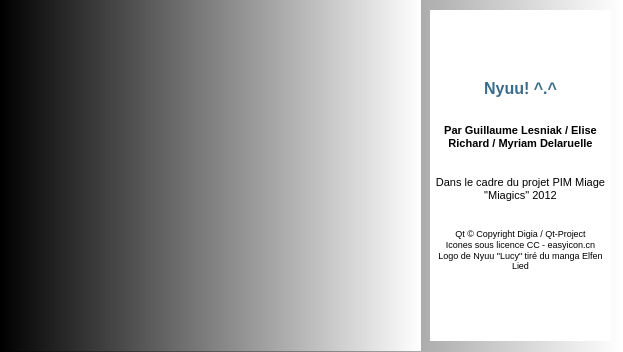
<?xml version="1.0" encoding="UTF-8"?>
<ui version="4.0">
 <class>AboutDialog</class>
 <widget class="QDialog" name="AboutDialog">
  <property name="geometry">
   <rect>
    <x>0</x>
    <y>0</y>
    <width>623</width>
    <height>352</height>
   </rect>
  </property>
  <property name="windowTitle">
   <string>A propos de Nyuu</string>
  </property>
  <property name="windowIcon">
   <iconset resource="Resources.qrc">
    <normaloff>:/App/Resources/NyuuLogo.gif</normaloff>:/App/Resources/NyuuLogo.gif</iconset>
  </property>
  <property name="styleSheet">
   <string notr="true">background-color: qlineargradient(spread:pad, x1:0, y1:0, x2:1, y2:0, stop:0 rgba(0, 0, 0, 255), stop:1 rgba(255, 255, 255, 255));</string>
  </property>
  <widget class="QLabel" name="label">
   <property name="geometry">
    <rect>
     <x>0</x>
     <y>0</y>
     <width>421</width>
     <height>351</height>
    </rect>
   </property>
   <property name="text">
    <string/>
   </property>
   <property name="pixmap">
    <pixmap resource="Resources.qrc">:/App/Resources/NyuuLogo2.png</pixmap>
   </property>
   <property name="scaledContents">
    <bool>true</bool>
   </property>
  </widget>
  <widget class="QLabel" name="label_2">
   <property name="geometry">
    <rect>
     <x>430</x>
     <y>10</y>
     <width>181</width>
     <height>331</height>
    </rect>
   </property>
   <property name="styleSheet">
    <string notr="true">background-color:white;</string>
   </property>
   <property name="text">
    <string>&lt;!DOCTYPE HTML PUBLIC &quot;-//W3C//DTD HTML 4.0//EN&quot; &quot;http://www.w3.org/TR/REC-html40/strict.dtd&quot;&gt;
&lt;html&gt;&lt;head&gt;&lt;meta name=&quot;qrichtext&quot; content=&quot;1&quot; /&gt;&lt;style type=&quot;text/css&quot;&gt;
p, li { white-space: pre-wrap; }
&lt;/style&gt;&lt;/head&gt;&lt;body style=&quot; font-family:'MS Shell Dlg 2'; font-size:8.25pt; font-weight:400; font-style:normal;&quot;&gt;
&lt;p align=&quot;center&quot; style=&quot; margin-top:0px; margin-bottom:0px; margin-left:0px; margin-right:0px; -qt-block-indent:0; text-indent:0px;&quot;&gt;&lt;span style=&quot; font-size:12pt; font-weight:600; color:#3a6b8a;&quot;&gt;Nyuu! ^.^&lt;/span&gt;&lt;/p&gt;
&lt;p align=&quot;center&quot; style=&quot;-qt-paragraph-type:empty; margin-top:0px; margin-bottom:0px; margin-left:0px; margin-right:0px; -qt-block-indent:0; text-indent:0px; font-size:8pt; font-weight:600;&quot;&gt;&lt;/p&gt;
&lt;p align=&quot;center&quot; style=&quot;-qt-paragraph-type:empty; margin-top:0px; margin-bottom:0px; margin-left:0px; margin-right:0px; -qt-block-indent:0; text-indent:0px; font-size:8pt; font-weight:600;&quot;&gt;&lt;/p&gt;
&lt;p align=&quot;center&quot; style=&quot; margin-top:0px; margin-bottom:0px; margin-left:0px; margin-right:0px; -qt-block-indent:0; text-indent:0px;&quot;&gt;&lt;span style=&quot; font-size:8pt; font-weight:600;&quot;&gt;Par Guillaume Lesniak / Elise Richard / Myriam Delaruelle&lt;/span&gt;&lt;/p&gt;
&lt;p align=&quot;center&quot; style=&quot;-qt-paragraph-type:empty; margin-top:0px; margin-bottom:0px; margin-left:0px; margin-right:0px; -qt-block-indent:0; text-indent:0px; font-size:8pt; font-weight:600;&quot;&gt;&lt;/p&gt;
&lt;p align=&quot;center&quot; style=&quot;-qt-paragraph-type:empty; margin-top:0px; margin-bottom:0px; margin-left:0px; margin-right:0px; -qt-block-indent:0; text-indent:0px; font-size:8pt; font-weight:600;&quot;&gt;&lt;/p&gt;
&lt;p align=&quot;center&quot; style=&quot; margin-top:0px; margin-bottom:0px; margin-left:0px; margin-right:0px; -qt-block-indent:0; text-indent:0px;&quot;&gt;&lt;span style=&quot; font-size:8pt;&quot;&gt;Dans le cadre du projet PIM Miage &amp;quot;Miagics&amp;quot; 2012&lt;/span&gt;&lt;/p&gt;
&lt;p align=&quot;center&quot; style=&quot;-qt-paragraph-type:empty; margin-top:0px; margin-bottom:0px; margin-left:0px; margin-right:0px; -qt-block-indent:0; text-indent:0px; font-size:8pt;&quot;&gt;&lt;/p&gt;
&lt;p align=&quot;center&quot; style=&quot;-qt-paragraph-type:empty; margin-top:0px; margin-bottom:0px; margin-left:0px; margin-right:0px; -qt-block-indent:0; text-indent:0px; font-size:8pt;&quot;&gt;&lt;/p&gt;
&lt;p align=&quot;center&quot; style=&quot; margin-top:0px; margin-bottom:0px; margin-left:0px; margin-right:0px; -qt-block-indent:0; text-indent:0px;&quot;&gt;&lt;span style=&quot; font-size:7pt;&quot;&gt;Qt © Copyright Digia / Qt-Project&lt;/span&gt;&lt;/p&gt;
&lt;p align=&quot;center&quot; style=&quot; margin-top:0px; margin-bottom:0px; margin-left:0px; margin-right:0px; -qt-block-indent:0; text-indent:0px;&quot;&gt;&lt;span style=&quot; font-size:7pt;&quot;&gt;Icones sous licence CC - easyicon.cn&lt;/span&gt;&lt;/p&gt;
&lt;p align=&quot;center&quot; style=&quot; margin-top:0px; margin-bottom:0px; margin-left:0px; margin-right:0px; -qt-block-indent:0; text-indent:0px;&quot;&gt;&lt;span style=&quot; font-size:7pt;&quot;&gt;Logo de Nyuu &amp;quot;Lucy&amp;quot; tiré du manga Elfen Lied&lt;/span&gt;&lt;/p&gt;&lt;/body&gt;&lt;/html&gt;</string>
   </property>
   <property name="wordWrap">
    <bool>true</bool>
   </property>
  </widget>
 </widget>
 <resources>
  <include location="Resources.qrc"/>
 </resources>
 <connections/>
</ui>
